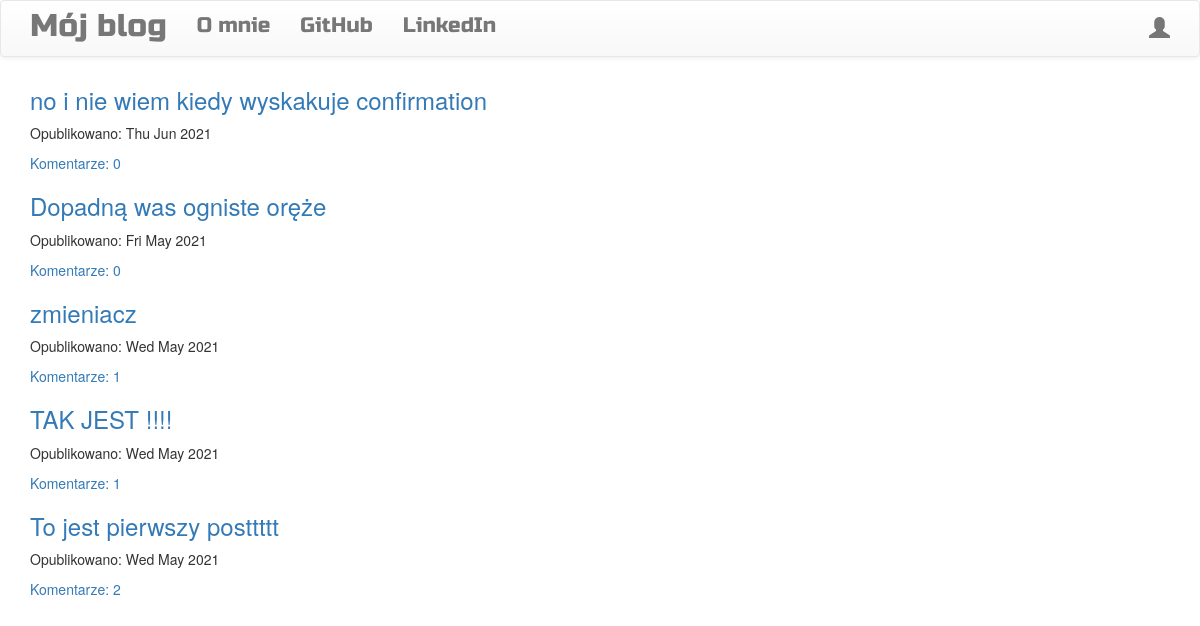
The page / on the database its author committed.
### blog_app/models.py (models this page shows, shortened)
class Post(models.Model):
    author = models.ForeignKey('auth.User', on_delete=models.CASCADE)
    title = models.CharField(max_length=200)
    text = models.TextField()
    created_date = models.DateTimeField(default=timezone.now)
    published_date = models.DateTimeField(blank=True, null=True)
    def approve_comments(self):
        return self.comments.filter(approved_comment=True)

### blog_app/views.py (the view)
# urls.py: path('', views.PostListView.as_view(), name='post_list'),
class PostListView(ListView):
    model = Post
    def get_queryset(self):
        return Post.objects.filter(published_date__lte=timezone.now()).order_by('-published_date')

### blog_app/templates/blog_app/post_list.html
<!DOCTYPE html>
{% extends "blog_app/base.html" %}
{% block body_block %}
  <div class="centerstage">
    {% for post in post_list %}
      <div class="post">
        <h3><a href="{% url 'blog_app:post_detail' pk=post.pk %}">{{ post.title }}</a></h3>
        <div class="date">
          <p>Opublikowano: {{ post.published_date|date:"D M Y" }}</p>
        </div>
        <a href="{% url 'blog_app:post_detail' pk=post.pk %}">Komentarze: {{ post.approve_comments.count }}</a>
      </div>
    {% endfor %}
  </div>
{% endblock %}

### blog_app/templates/blog_app/base.html (shortened to what this page needs)
<!DOCTYPE html>
{% load static %}
<html lang="en" dir="ltr">
  <head>
    <link rel="stylesheet" href="https://maxcdn.bootstrapcdn.com/bootstrap/3.3.7/css/bootstrap.min.css">
    <link rel="stylesheet" href="https://maxcdn.bootstrapcdn.com/bootstrap/3.3.7/css/bootstrap-theme.min.css">
    <link rel="stylesheet" href="//cdn.jsdelivr.net/npm/medium-editor@latest/dist/css/medium-editor.min.css" type="text/css" media="screen" charset="utf-8">
    <link rel="stylesheet" type="text/css" href="{% static 'blog_app/blog.css' %}">
  </head>
  <body>
    <nav class="navbar navbar-default techfont custom-navbar">
      <div class="container">
        <ul class="nav navbar-nav">
          <li><a class="navbar-brand bigbrand" href="{% url 'blog_app:post_list' %}">Mój blog</a></li>
          <li><a  href="{% url 'blog_app:about' %}">O mnie</a></li>
          <li><a  href="https://www.github.com">GitHub</a></li>
          <li><a  href="https://www.linkedin.com">LinkedIn</a></li>
        </ul>
        <ul class="nav navbar-nav navbar-right">
          {% if user.is_authenticated %}
            <li><a href="{% url 'blog_app:post_new' %}">Nowy post</a></li>
            <li><a href="{% url 'blog_app:post_draft_list' %}">Wersje robocze</a></li>
            <li><a href="{% url 'logout' %}">Wyloguj się</a></li>
            <li>Witaj {{ user.username }}</li>
          {% else %}
            <li><a class="nav navbar-rigth" href="{% url 'login' %}"><span class="glyphicon glyphicon-user"></span></a></li>
          {% endif %}
        </ul>
      </div>
    </nav>
   <div class="content container">
     <div class="row">
        <div class="col-md-8">
          <div class="blog_posts">
            {% block body_block %}
            {% endblock %}
          </div>
        </div>
     </div>
   </div>
  </body>
</html>

### blog_app/static/blog_app/blog.css (style rules this page uses)
.techfont { font-family: 'Russo One', sans-serif; font-size: 1.5em; margin-bottom: 10px; }
.bigbrand { font-size: 1.5em; }
.centerstage { margin-left: auto; margin-right: auto; }

### rows shown on the page
Post: title "no i nie wiem kiedy wyskakuje confirmation", published_date "Thu Jun 2021", approve_comments.count "0"
Post: title "Dopadną was ogniste oręże", published_date "Fri May 2021", approve_comments.count "0"
Post: title "zmieniacz", published_date "Wed May 2021", approve_comments.count "1"
Post: title "TAK JEST !!!!", published_date "Wed May 2021", approve_comments.count "1"
Post: title "To jest pierwszy posttttt", published_date "Wed May 2021", approve_comments.count "2"
